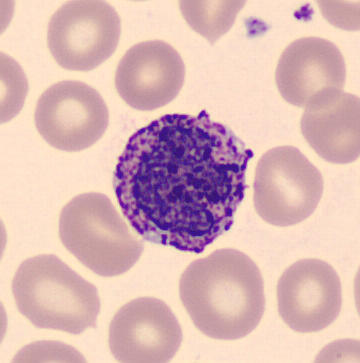
#> input picture Prediction Dataset/BA_1223.jpg, 360 x 363 px; its folder holds only this picture in this run
$ jupyter execute --allow-errors '3 - Prediction.ipynb'
#> lines starting #> are read from the running program, lines starting #| are printed output that depends on the picture
### cnn.py
import numpy as np
from json import dump, load
np.set_printoptions(suppress=True)

class Convolution:

    # Constructor
    def __init__(self, num_f, f_size, in_shape, stride = 1):
        # Extracts vars
        num_c, in_dim, _ = in_shape
        # Assign vars
        self.num_f = num_f; self.f_size = f_size; self.num_c = num_c; self.in_dim = in_dim; self.s = stride
        self.out_dim = int((in_dim - f_size) / stride) + 1
        self.out_shape = (num_f, self.out_dim, self.out_dim)
        # Initialize Weigths and Biases
        f_dims = (num_f, num_c, f_size, f_size)
        scale = 1 / np.sqrt(np.prod(f_dims))
        self.filters = np.random.normal(0, scale, f_dims)
        self.biases = np.random.randn(num_f, 1)
        # Initialize Accumulators
        self.sigma_acc = self.biases * 0
        self.delta_acc = self.filters * 0
        # Initialize Adam Paras
        self.Vdw = self.Sdw = self.delta_acc
        self.Vdb = self.Sdb = self.sigma_acc
        self.t = 1

    # ReLU Activation Function
    def relu(self, arr):
        return arr * (arr > 0)

    # Forward Propagation
    def step(self, img):
        # Assign Input
        self.in_ = img
        # Initialize Output
        out = np.zeros(self.out_shape)
        # Slide Window
        img_i = out_i = 0
        while img_i + self.f_size <= self.in_dim:
            img_j = out_j = 0
            while img_j + self.f_size <= self.in_dim:
                # Convolve
                window = img[:, img_i:img_i+self.f_size, img_j:img_j+self.f_size]
                out[:, out_i, out_j] = np.sum(window * self.filters, (1, 2, 3)) + self.biases[:,0]
                # Slide left
                img_j += self.s; out_j += 1
            # Slide down
            img_i += self.s; out_i += 1
        # Return
        self.out = self.relu(out)
        return self.out

    # Back Propagation
    # [57 lines left out: functions back, update, resetAdam, not called in this run]

class Pool:

    # Constructor
    def __init__(self, f_size, in_shape, stride = 1):
        # Extracts vars
        num_c, in_dim, _ = in_shape
        # Assign vars
        self.f_size = f_size; self.num_c = num_c; self.in_dim = in_dim; self.s = stride
        self.out_dim = int((in_dim - f_size) / stride) + 1
        self.out_shape = (self.num_c, self.out_dim, self.out_dim)
        self.size = np.prod(self.out_shape)

    # Forward Propagation
    def step(self, img):
        # Assign Input
        self.in_ = img
        # Initialize Output and Mask
        out = np.zeros(self.out_shape)
        self.masks = []
        # Slide Window
        img_i = out_i = 0
        while img_i + self.f_size <= self.in_dim:
            img_j = out_j = 0
            while img_j + self.f_size <= self.in_dim:
                # Pool
                window = img[:, img_i:img_i+self.f_size, img_j:img_j+self.f_size]
                pooled = np.max(window, (1, 2))
                out[:, out_i, out_j] = pooled
                # Update masks
                mask = pooled.reshape((self.num_c, 1, 1)) == window
                val = (img_i, img_j, mask)
                self.masks.append(val)
                # Slide left
                img_j += self.s; out_j += 1
            # Slide down
            img_i += self.s; out_i += 1
        # Return
        return out

    # Back Propagation
    # [15 lines left out: function back, not called in this run]

class Flat:

    # Forward Propagation
    def step(self, img):
        self.in_dim = img.shape
        return np.reshape(img, (img.size, 1))

    # Back Propagation
    def back(self, vec):
        return vec.reshape(self.in_dim)

class Dense:

    # Constructor
    def __init__(self, size, in_size, activation = 'relu'):
        # Assign vars
        self.size = size; self.activation = activation
        # Initialize Weights and Biases
        weights_dims = (size, in_size)
        self.weights = np.random.standard_normal(weights_dims) * 0.1
        self.biases = np.zeros([size, 1])
        # Initialize Accumulators
        self.sigma_acc = self.biases * 0
        self.delta_acc = self.weights * 0
        # Initialize Adam Paras
        self.Vdb = self.Sdb = self.sigma_acc
        self.Vdw = self.Sdw = self.delta_acc
        self.t = 1

    # ReLU Activation Function
    def relu(self, arr):
        return arr * (arr > 0)

    # Softmax Activation Function
    def softmax(self, arr):
        arr -= arr.max()
        exp = np.exp(arr)
        return exp / np.sum(exp)

    # Activation Manager Function
    def activate(self, arr):
        if self.activation == 'relu': return self.relu(arr)
        if self.activation == 'softmax': return self.softmax(arr)

    # Forward Propagation
    def step(self, vec):
        # Assign Input
        self._in = vec
        # Dot
        z = np.dot(self.weights, vec) + self.biases
        a = self.activate(z)
        # Return
        self.out = a
        return self.out

    # Back Propagation
    # [40 lines left out: functions back, update, resetAdam, not called in this run]

class CNN:

    # Constructor
    def __init__(self):
        # Initialize Lists
        self.layers = []; self.cost_history = []; self.valid_cost_history = []

    # Add Layer Function
    def add(self, layer):
        self.layers.append(layer)

    # Forward Propagation
    def forward(self, img):
        out = img
        for layer in self.layers: out = layer.step(out)
        self.out = out
        return self.out

    # Back Propagation
    # [67 lines left out: functions backward, train, train_dataset, train_batch, train_example, not called in this run]

    # Cross Entropy Cost Function
    def cross_entropy_loss(self, pred, y):
        pred += 1e-9
        return -np.sum(np.log(pred) * y) / pred.shape[0]

    # Dataset Cost Function
    # [6 lines left out: function cal_dataset_loss, not called in this run]

    # Update Model Function
    def update_model(self):
        for layer in self.layers:
            if isinstance(layer, Dense) or isinstance(layer, Convolution): layer.update(self.alpha, self.batch_size)

    # Save Weights Function
    # [22 lines left out: function save_weights, not called in this run]

    # load Weights Function
    def load_weights(self, path):
        # Load Data
        with open(path) as f:
            data = load(f)
        f.close()
        # Loop through Layers
        for i in data.keys():
            # Choose Layer
            layer = self.layers[int(i)]
            # Get Layer Data
            weights_flat, weights_shape, biases_flat, biases_shape = data[i]
            weights = np.reshape(weights_flat, weights_shape)
            biases = np.reshape(biases_flat, biases_shape)
            # Assign Data to layer
            if isinstance(layer, Convolution): layer.filters = weights
            elif isinstance(layer, Dense): layer.weights = weights
            layer.biases = biases
        # Print
        print('Weights loaded from file', path)

### 3 - Prediction.ipynb
#### Imports

[cell 1]
from cnn import *
import cv2
from os import listdir

#### Constants

[cell 2]
IN_SHAPE = (1, 50, 50)
LABELS = ['Basophil', 'Eosinophil', 'Erythroblast', 'Immunoglobulin', 'Lymphocyte', 'Monocyte', 'Neutrophil', 'Platelet']
PRED_DATASET_PATH = 'Prediction Dataset/'

#### Model

[cell 3]
# Initalize Model
model = CNN()
# Conv 1
conv1 = Convolution(16, 3, IN_SHAPE)
model.add(conv1)
# Pool 1
pool1 = Pool(3, conv1.out_shape, 3)
model.add(pool1)
# Conv 2
conv2 = Convolution(32, 5, pool1.out_shape)
model.add(conv2)
# Pool 2
pool2 = Pool(2, conv2.out_shape, 2)
model.add(pool2)
# Flat
flat = Flat()
model.add(flat)
# Hidden
hidden1 = Dense(512, pool2.size) #1152
model.add(hidden1)
# Hidden
hidden2 = Dense(64, 512)
model.add(hidden2)
# Out
out = Dense(8, 64, 'softmax')
model.add(out)

#> (a cell that did not finish here is left out)

#### Load Prediction Dataset

[cell 5]
data, files = [], []
# Walk over Dataset
for file in listdir(PRED_DATASET_PATH):
    # Add to File Store
    files.append(file)
    # Process Image
    path = PRED_DATASET_PATH + file
    raw = cv2.imread(path)
#> raw is the input picture: shape (363, 360, 3); mean B, G, R 182.2, 183.4, 218.9
    gray = cv2.cvtColor(raw, cv2.COLOR_BGR2GRAY)
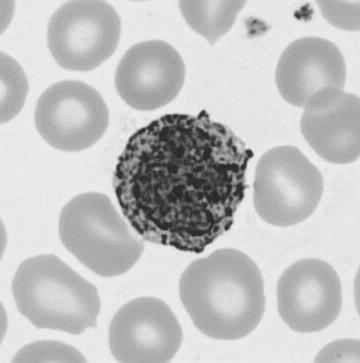
#> gray: shape (363, 360); min 34, max 242, mean 193.9
    img = cv2.resize(gray, (50, 50))
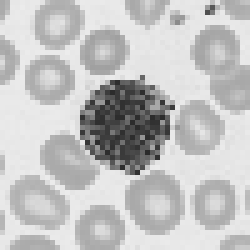
#> img: shape (50, 50) (shown 5 times larger); min 43, max 236, mean 193.7
    # Add to Dataset
    data.append(img / 255)
# Convert to numpy array
data = np.reshape(data, (len(data), 1, 50, 50))
# Print
print('Dataset Loaded\nTotal examples:', len(data))
#| Dataset Loaded
#| Total examples: 1

#### Predict

[cell 6]
predictions = []
for i,x in enumerate(data):
    img = files[i]
    out = model.forward(x)
    pred = np.argmax(out)
    label = LABELS[pred]
    conf = out[pred][0]
    predictions.append((img, label, conf))
#> this loop made 1 pass
#> (img, out) on pass 1: ('BA_1223.jpg', [0.272, 0.0144, 0.00993, 0.0226, 0.4, 0.106, 0.0356, 0.14])
#> after the loop, predictions = [('BA_1223.jpg', 'Lymphocyte', 0.4)]

for val in predictions:
    img, label, conf = val
    print(f'Image: {img}\nPredicted Class: {label}\nConfidence:{conf:.2%}\n')
#> this loop made 1 pass
#| Image: BA_1223.jpg
#| Predicted Class: Lymphocyte
#| Confidence:39.98%

$ run again, on Prediction Dataset/BA_580.jpg
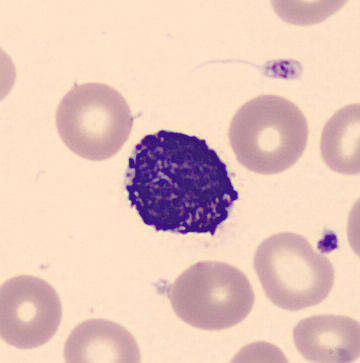
#> input picture Prediction Dataset/BA_580.jpg, 360 x 363 px
#> raw is the input picture: shape (363, 360, 3); mean B, G, R 187.7, 198.1, 229.1
#> `gray = cv2.cvtColor(raw, cv2.COLOR_BGR2GRAY)`:
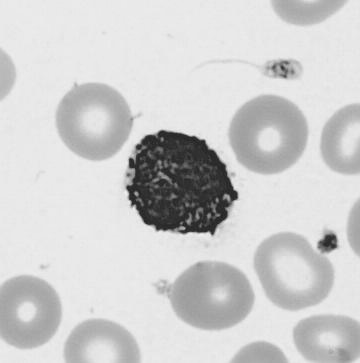
#> gray: shape (363, 360); min 29, max 242, mean 206.3
#> `img = cv2.resize(gray, (50, 50))`:
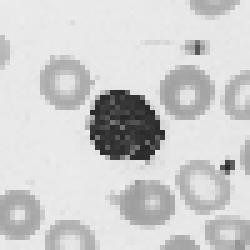
#> img: shape (50, 50) (shown 5 times larger); min 38, max 236, mean 206.1
#| Dataset Loaded
#| Total examples: 1
#> the loop `for i,x in enumerate(data):` made 1 pass
#> (img, out) on pass 1: ('BA_580.jpg', [0.27, 0.0146, 0.00996, 0.0228, 0.399, 0.108, 0.0359, 0.14])
#> after the loop `for i,x in enumerate(data):`: predictions = [('BA_580.jpg', 'Lymphocyte', 0.399)]
#> the loop `for val in predictions:` made 1 pass
#> (printed output is left out)

$ run again, on Prediction Dataset/BNE_1830.jpg
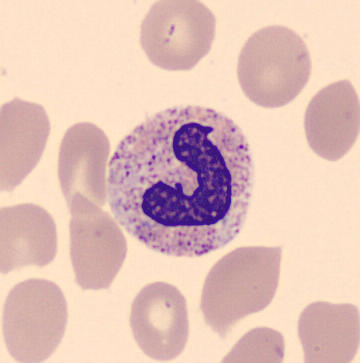
#> input picture Prediction Dataset/BNE_1830.jpg, 360 x 363 px
#> raw is the input picture: shape (363, 360, 3); mean B, G, R 184.6, 192.9, 226
#> `gray = cv2.cvtColor(raw, cv2.COLOR_BGR2GRAY)`:
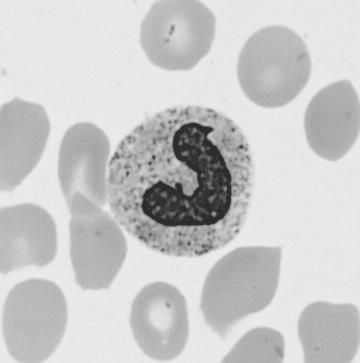
#> gray: shape (363, 360); min 32, max 243, mean 201.9
#> `img = cv2.resize(gray, (50, 50))`:
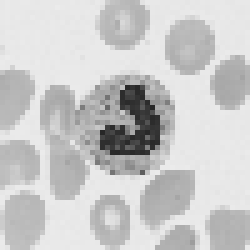
#> img: shape (50, 50) (shown 5 times larger); min 39, max 235, mean 201.7
#| Dataset Loaded
#| Total examples: 1
#> the loop `for i,x in enumerate(data):` made 1 pass
#> (img, out) on pass 1: ('BNE_1830.jpg', [0.273, 0.0145, 0.00999, 0.0225, 0.398, 0.107, 0.0351, 0.14])
#> after the loop `for i,x in enumerate(data):`: predictions = [('BNE_1830.jpg', 'Lymphocyte', 0.398)]
#> the loop `for val in predictions:` made 1 pass
#> (printed output is left out)

$ run again, on Prediction Dataset/BNE_2019.jpg
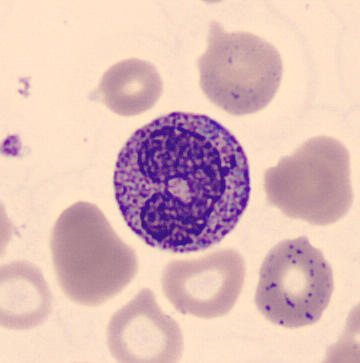
#> input picture Prediction Dataset/BNE_2019.jpg, 360 x 363 px
#> raw is the input picture: shape (363, 360, 3); mean B, G, R 184.5, 188.3, 221.7
#> `gray = cv2.cvtColor(raw, cv2.COLOR_BGR2GRAY)`:
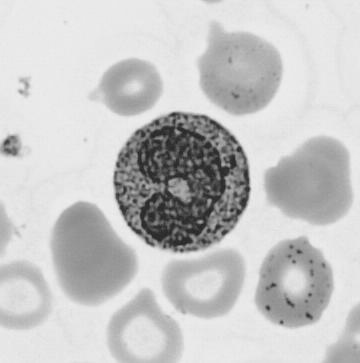
#> gray: shape (363, 360); min 32, max 240, mean 197.9
#> `img = cv2.resize(gray, (50, 50))`:
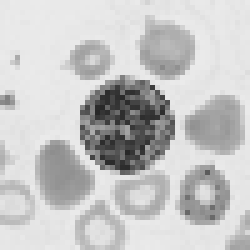
#> img: shape (50, 50) (shown 5 times larger); min 40, max 235, mean 198
#| Dataset Loaded
#| Total examples: 1
#> the loop `for i,x in enumerate(data):` made 1 pass
#> (img, out) on pass 1: ('BNE_2019.jpg', [0.27, 0.0144, 0.0101, 0.0228, 0.399, 0.107, 0.0355, 0.141])
#> after the loop `for i,x in enumerate(data):`: predictions = [('BNE_2019.jpg', 'Lymphocyte', 0.399)]
#> the loop `for val in predictions:` made 1 pass
#> (printed output is left out)

$ run again, on Prediction Dataset/BA_1581.jpg
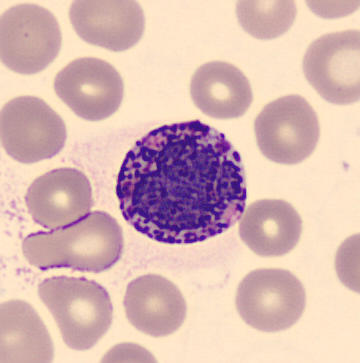
#> input picture Prediction Dataset/BA_1581.jpg, 360 x 363 px
#> raw is the input picture: shape (363, 360, 3); mean B, G, R 180, 184.4, 216.6
#> `gray = cv2.cvtColor(raw, cv2.COLOR_BGR2GRAY)`:
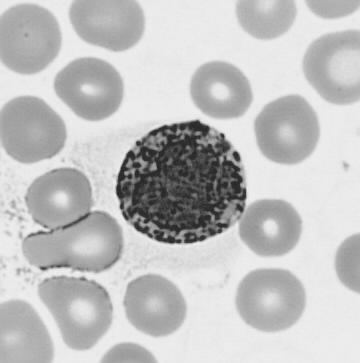
#> gray: shape (363, 360); min 30, max 248, mean 193.5
#> `img = cv2.resize(gray, (50, 50))`:
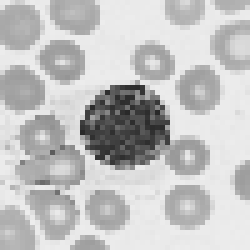
#> img: shape (50, 50) (shown 5 times larger); min 41, max 237, mean 193.7
#| Dataset Loaded
#| Total examples: 1
#> the loop `for i,x in enumerate(data):` made 1 pass
#> (img, out) on pass 1: ('BA_1581.jpg', [0.271, 0.0145, 0.00997, 0.0226, 0.4, 0.106, 0.0357, 0.14])
#> after the loop `for i,x in enumerate(data):`: predictions = [('BA_1581.jpg', 'Lymphocyte', 0.4)]
#> the loop `for val in predictions:` made 1 pass
#> (printed output is left out)
